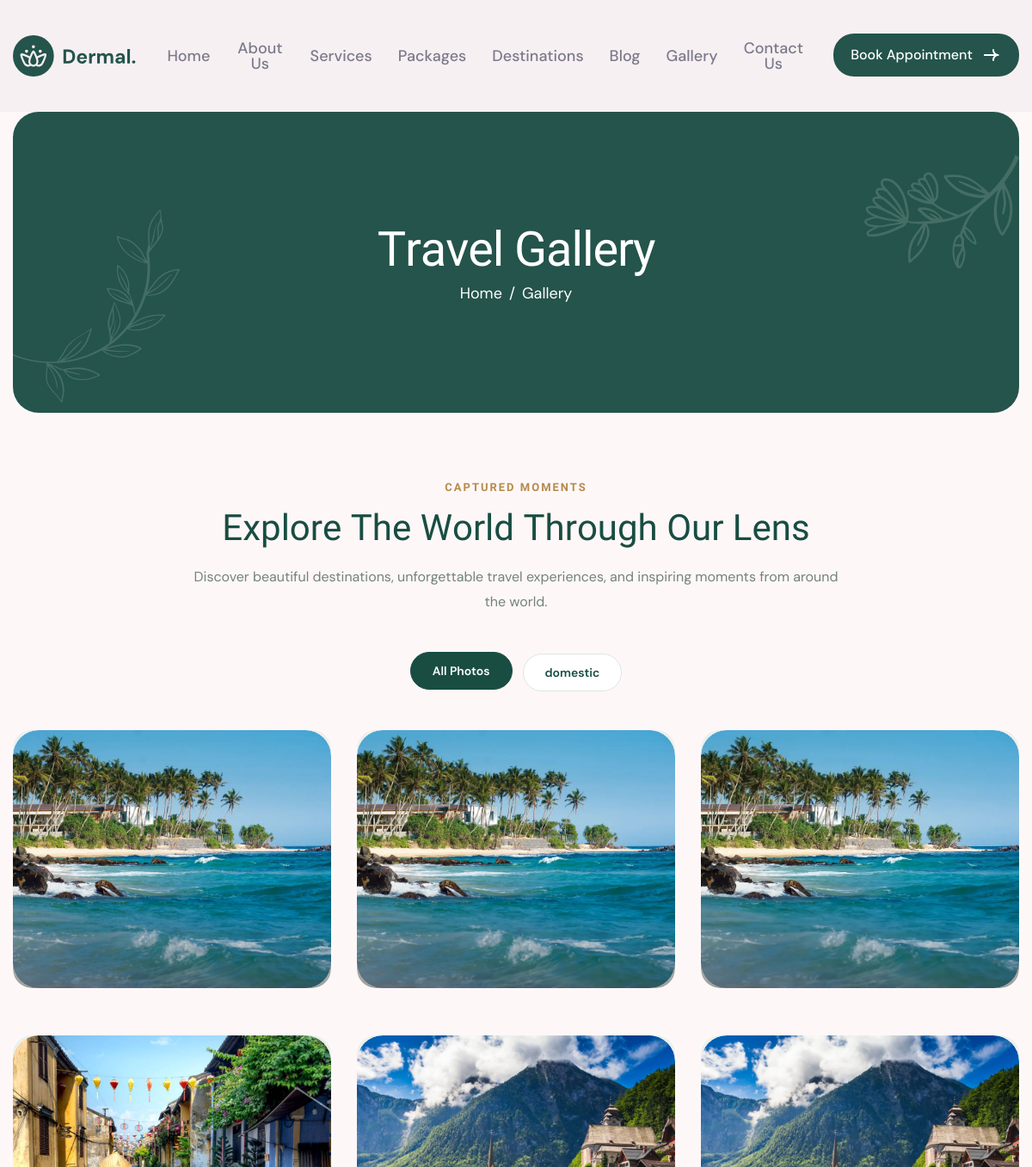
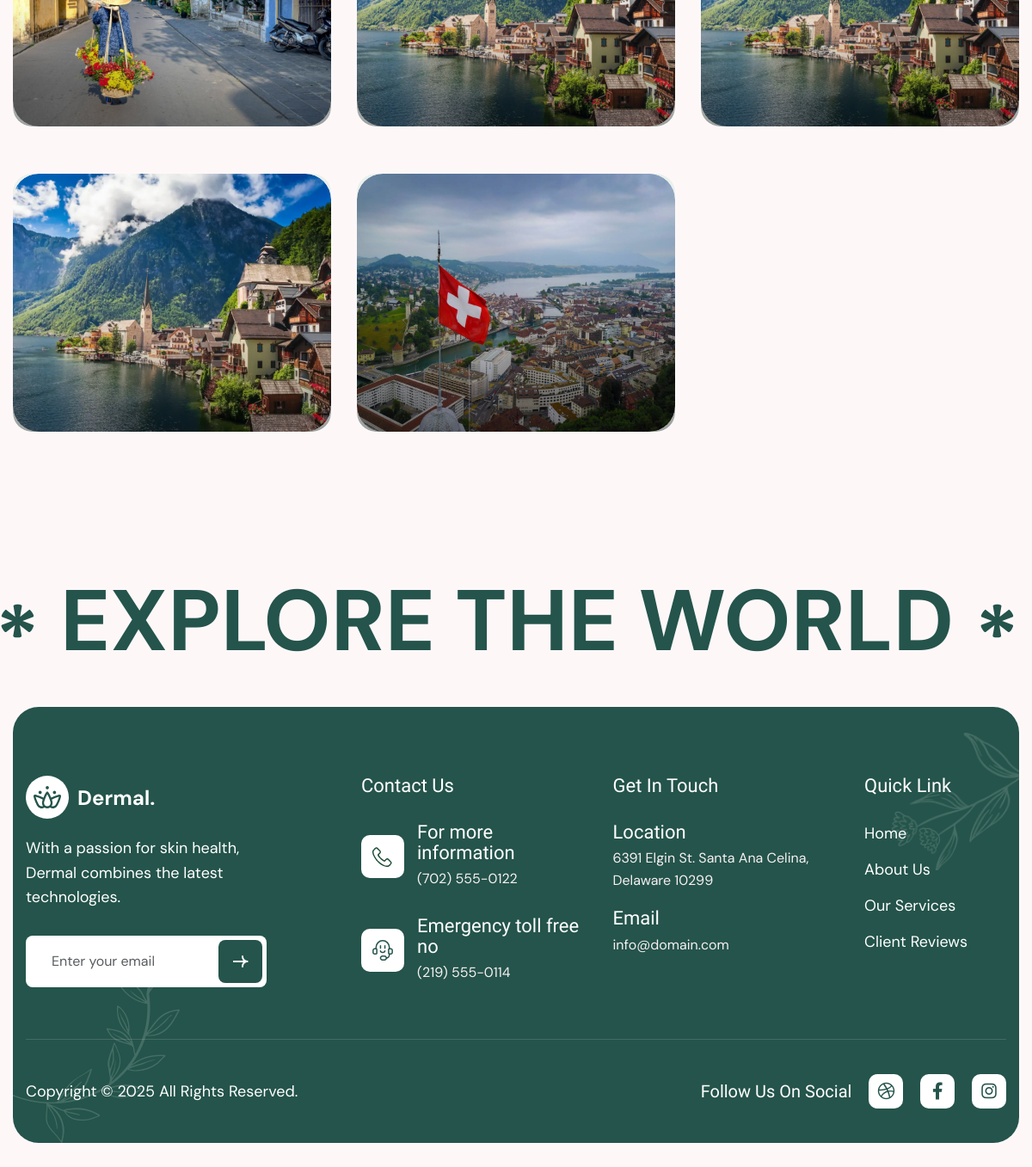
Page /gallery/ on the committed database (2 pictures, top to bottom).
### deutsche_yathras_app/models.py (models this page shows, shortened)
class Category(models.Model):
    name = models.CharField(max_length=100, unique=True)
    created_at = models.DateTimeField(auto_now_add=True)
    class Meta:
        verbose_name_plural = "Categories"

class OptimizedImageModel(models.Model):
    image_fields = []
    class Meta:
        abstract = True

class GalleryImage(OptimizedImageModel):
    image_fields = ["image"]
    category = models.ForeignKey(Category, on_delete=models.CASCADE, related_name="images")
    title = models.CharField(max_length=150, blank=True, null=True)
    image = models.ImageField(upload_to="gallery/")
    uploaded_at = models.DateTimeField(auto_now_add=True)

### deutsche_yathras_app/views.py (the view, shortened to what this page needs)
# urls.py: path("gallery/", views.gallery, name="gallery"),
def gallery(request):
    selected_category = request.GET.get("category", "all")
    categories = Category.objects.all().order_by("name")
    gallery_images = (
        GalleryImage.objects
        .select_related("category")
        .order_by("-uploaded_at", "-id")
    )
    paginator = Paginator(gallery_images, 9)
    page_number = request.GET.get("page")
    page_obj = paginator.get_page(page_number)
    context = {
        "categories": categories,
        "gallery_images": page_obj,
        "page_obj": page_obj,
        "selected_category": selected_category,
        "total_images": paginator.count,
    }
    return render(
        request,
        "frontend/gallery.html",
        context
    )

### templates/frontend/gallery.html (shortened to what this page needs)
{% extends 'frontend/base.html' %}
{% load static %}
{% block content %}
<div class="page-header bg-section dark-section">
    <div class="container">
        <div class="row">
            <div class="col-lg-12">
                <div class="page-header-box">
                    <h1
                        class="text-anime-style-3"
                        data-cursor="-opaque"
                    >
                    </h1>
                    <nav class="wow fadeInUp">
                        <ol class="breadcrumb">
                            <li class="breadcrumb-item">
                                <a href="{% url 'home' %}">
                                    Home
                                </a>
                            </li>
                            <li
                                class="breadcrumb-item active"
                                aria-current="page"
                            >
                                Gallery
                            </li>
                        </ol>
                    </nav>
                </div>
            </div>
        </div>
    </div>
</div>
<div class="page-gallery dy-gallery-section">
    <div class="container">
        <div class="dy-gallery-heading">
            <h3 class="wow fadeInUp">
                Captured Moments
            </h3>
            <h2 class="text-anime-style-3" data-cursor="-opaque">
            </h2>
            <p class="wow fadeInUp" data-wow-delay="0.2s">
                Discover beautiful destinations, unforgettable
                travel experiences, and inspiring moments
                from around the world.
            </p>
        </div>
        <div class="dy-gallery-filters wow fadeInUp">
            <a
                href="{% url 'gallery' %}"
                class="dy-gallery-filter {% if selected_category == 'all' %}active{% endif %}"
            >
                All Photos
            </a>
            {% for category in categories %}
            <a
                href="{% url 'gallery' %}?category={{ category.id }}"
                class="dy-gallery-filter {% if selected_category == category.id|stringformat:'s' %}active{% endif %}"
            >
                {{ category.name }}
            </a>
            {% endfor %}
        </div>
        <div class="row gallery-items page-gallery-box dy-gallery-grid">
            {% for photo in gallery_images %}
            <div class="col-lg-4 col-md-6 col-6">
                <div class="photo-gallery dy-gallery-card wow fadeInUp">
                    <a
                        href="{{ photo.image.url }}"
                        data-cursor-text="View"
                        aria-label="View {{ photo.title|default:'Gallery image' }}"
                    >
                        <figure class="image-anime">
                            <img
                                src="{{ photo.image.url }}"
                                alt="{{ photo.title|default:photo.category.name }}"
                                loading="lazy"
                            >
                        </figure>
                    </a>
                </div>
            </div>
            {% endfor %}
        </div>
    </div>
</div>
<div class="our-scrolling-ticker">
    <div class="scrolling-ticker-box">
        <div class="scrolling-content">
            <span>
                <img
                    src="{% static 'frontend/assets/images/asterisk-icon.svg' %}"
                    alt=""
                >
                Explore The World
            </span>
            <span>
                <img
                    src="{% static 'frontend/assets/images/asterisk-icon.svg' %}"
                    alt=""
                >
            </span>
        </div>
    </div>
</div>
{% endblock %}

### templates/frontend/base.html (shortened to what this page needs)
{% load static %}
<!DOCTYPE html>
<html lang="zxx">
<head>
	<link href="{% static 'frontend/assets/css/bootstrap.min.css' %}" rel="stylesheet" media="screen">
	<link href="{% static 'frontend/assets/css/slicknav.min.css' %}" rel="stylesheet">
	<link rel="stylesheet" href="{% static 'frontend/assets/css/swiper-bundle.min.css' %}">
	<link href="{% static 'frontend/assets/css/all.min.css' %}" rel="stylesheet" media="screen">
	<link href="{% static 'frontend/assets/css/animate.css' %}" rel="stylesheet">
	<link rel="stylesheet" href="{% static 'frontend/assets/css/magnific-popup.css' %}">
	<link rel="stylesheet" href="{% static 'frontend/assets/css/mousecursor.css' %}">
	<link rel="stylesheet" href="{% static 'frontend/assets/css/twentytwenty.css' %}">
	<link href="{% static 'frontend/assets/css/custom.css' %}" rel="stylesheet" media="screen">
</head>
<body>
	<header class="main-header">
		<div class="header-sticky">
			<nav class="navbar navbar-expand-lg">
				<div class="container">
					<a class="navbar-brand" href="index.html">
						<img src="{% static 'frontend/assets/images/logo.svg' %}" alt="Logo">
					</a>
					<div class="collapse navbar-collapse main-menu">
						<div class="nav-menu-wrapper">
							<ul class="navbar-nav mr-auto" id="menu">
								<li class="nav-item"><a class="nav-link" href="{% url 'home' %}">Home</a></li>
								<li class="nav-item"><a class="nav-link" href="{% url 'about' %}">About Us</a></li>
								<li class="nav-item"><a class="nav-link" href="{% url 'services' %}">Services</a></li>
								<li class="nav-item"><a class="nav-link" href="{% url 'packages' %}">Packages</a></li>
                                <li class="nav-item"><a class="nav-link" href="{% url 'destinations' %}">Destinations</a></li>
                                <li class="nav-item"><a class="nav-link" href="{% url 'blog' %}">Blog</a></li>
                                <li class="nav-item"><a class="nav-link" href="{% url 'gallery' %}">Gallery</a></li>
								<li class="nav-item"><a class="nav-link" href="{% url 'contact'%}">Contact Us</a></li>
							</ul>
						</div>
						<div class="header-btn">
							<a href="{% url 'booking' %}" class="btn-default">Book Appointment</a>
						</div>
					</div>
				</div>
			</nav>
		</div>
	</header>
	{% block content %}
	{% endblock %}
	<footer class="footer-main bg-section dark-section">
		<div class="container">
			<div class="row">
				<div class="col-lg-4">
					<div class="about-footer">
						<div class="footer-logo">
							<img src="{% static 'frontend/assets/images/footer-logo.svg' %}" alt="">
						</div>
						<div class="about-footer-content">
							<p>With a passion for skin health, Dermal combines the latest technologies.</p>
						</div>
						<div class="footer-newsletters-form">
							<form id="newslettersForm" action="#" method="POST">
								<div class="form-group">
									<input type="email" name="mail" class="form-control" id="mail" placeholder="Enter your email" required>
									<button type="submit"><img src="{% static 'frontend/assets/images/arrow-white.svg' %}" alt=""></button>
								</div>
							</form>
						</div>
					</div>
				</div>
				<div class="col-lg-3 col-md-5">
					<div class="footer-links">
						<h3>contact us</h3>
						<div class="footer-contact-item">
							<div class="icon-box">
								<img src="{% static 'frontend/assets/images/icon-phone.svg' %}" alt="">
							</div>
							<div class="footer-contact-content">
								<h3>For more information</h3>
								<p><a href="tel:+7025550122">(702) 555-0122</a></p>
							</div>
						</div>
						<div class="footer-contact-item">
							<div class="icon-box">
								<img src="{% static 'frontend/assets/images/icon-headphone.svg' %}" alt="">
							</div>
							<div class="footer-contact-content">
								<h3>Emergency toll free no</h3>
								<p><a href="tel:+2195550114">(219) 555-0114</a></p>
							</div>
						</div>
					</div>
				</div>
				<div class="col-lg-3 col-md-4">
					<div class="footer-links">
						<h3>get in touch</h3>
						<div class="footer-contact-info-item">
							<h3>Location</h3>
							<p>6391 Elgin St. Santa Ana Celina, Delaware 10299</p>
						</div>
						<div class="footer-contact-info-item">
							<h3>Email</h3>
							<p><a href="mailto:info@domain.com">info@domain.com</a></p>
						</div>
					</div>
				</div>
				<div class="col-lg-2 col-md-3">
					<div class="footer-links">
						<h3>quick link</h3>
						<ul>
							<li><a href="{% url 'home' %}">Home</a></li>
							<li><a href="{% url 'about' %}">About us</a></li>
							<li><a href="{% url 'services' %}">our services</a></li>
							<li><a href="https://html.awaikenthemes.com/dermal/projects.html">Client Reviews</a></li>
						</ul>
					</div>
				</div>
				<div class="col-lg-12">
					<div class="footer-copyright">
						<div class="footer-copyright-text">
							<p>Copyright © 2025  All Rights Reserved.</p>
						</div>
						<div class="footer-social-links">
							<span>Follow us on social</span>
							<ul>
								<li><a href="#"><i class="fa-brands fa-dribbble"></i></a></li>
								<li><a href="#"><i class="fa-brands fa-facebook-f"></i></a></li>
								<li><a href="#"><i class="fa-brands fa-instagram"></i></a></li>
							</ul>
						</div>
					</div>
				</div>
			</div>
		</div>
	</footer>
</body>
</html>

### templates/frontend/gallery.html (style rules this page uses)
.dy-gallery-section { padding-top: 80px; padding-bottom: 90px; }
.dy-gallery-heading { text-align: center; max-width: 750px; margin: 0 auto 45px; }
.dy-gallery-heading h3 { color: #b58b4b; font-size: 13px; font-weight: 700; letter-spacing: 2px; text-transform: uppercase; margin-bottom: 15px; }
.dy-gallery-heading h2 { color: #194d42; font-size: clamp(30px, 3.5vw, 46px); line-height: 1.2; margin-bottom: 18px; }
.dy-gallery-heading p { color: #73827c; font-size: 16px; line-height: 1.8; }
.dy-gallery-filters { display: flex; align-items: center; justify-content: center; flex-wrap: wrap; gap: 12px; margin-bottom: 45px; }
.dy-gallery-filter { display: inline-flex; align-items: center; justify-content: center; padding: 12px 25px; background: #fff; border: 1px solid #dce8e2; border-radius: 50px; color: #194d42; font-size: 14px; font-weight: 600; text-decoration: none !important; transition: all .3s ease; }
.dy-gallery-filter:hover, .dy-gallery-filter.active { background: #194d42; border-color: #194d42; color: #fff; transform: translateY(-2px); }
.dy-gallery-grid { row-gap: 25px; }
.dy-gallery-card { position: relative; overflow: hidden; border-radius: 22px; background: #eaf0ec; }
.dy-gallery-card > a { display: block; position: relative; overflow: hidden; border-radius: inherit; text-decoration: none; }
.dy-gallery-card figure { margin: 0; width: 100%; overflow: hidden; border-radius: inherit; }
.dy-gallery-card figure img { display: block; width: 100%; height: 300px; object-fit: cover; border-radius: inherit; transition: transform .6s ease; }
.dy-gallery-card > a::after { content: ""; position: absolute; inset: 0; pointer-events: none; background: linear-gradient( to top, rgba(0, 0, 0, .48) 0%, transparent 48% ); opacity: .7; transition: opacity .3s ease; }

### rows in the picture
Category: name "domestic"
GalleryImage: image (picture)
GalleryImage: image (picture)
GalleryImage: image (picture)
GalleryImage: image (picture)
GalleryImage: image (picture)
GalleryImage: image (picture)
GalleryImage: image (picture)
GalleryImage: image (picture)
